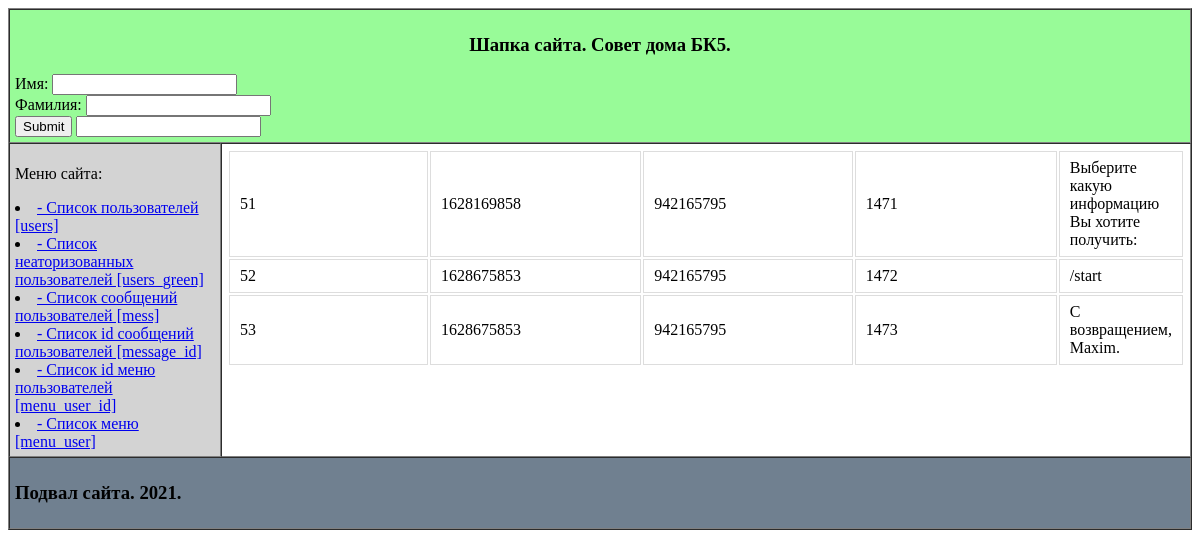
Page /message_id.php on the earlier database version.
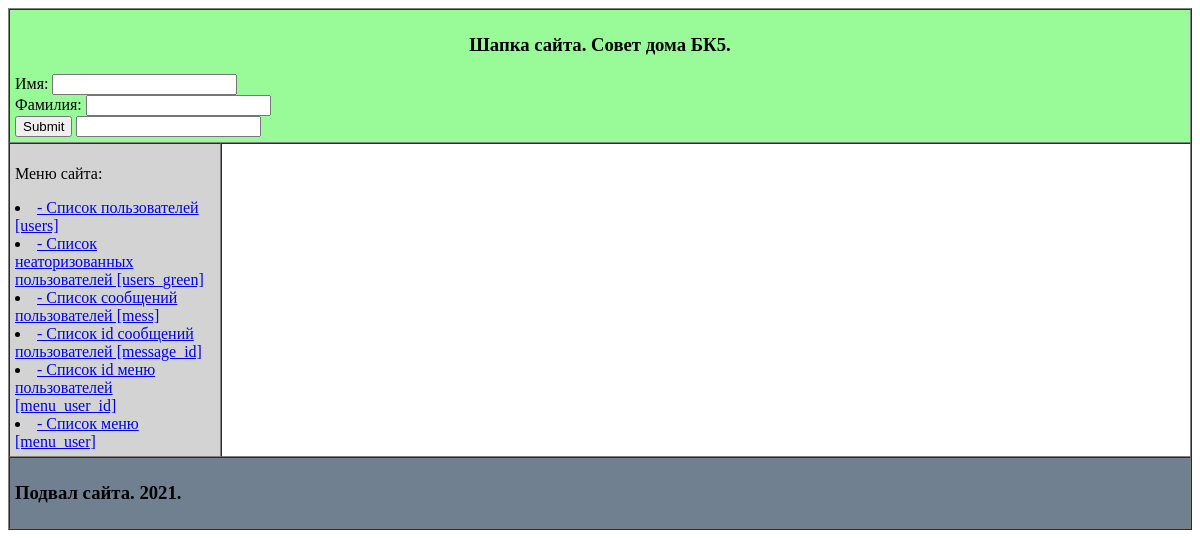
Same page on the later database version.
### tables this page shows
CREATE TABLE message_id (                         id_n INTEGER PRIMARY KEY AUTOINCREMENT,                        date TEXT,                        user_id TEXT,                        mess_id TEXT,                        text TEXT);

### www/message_id.php (the view, shortened to what this page needs)
<!DOCTYPE html PUBLIC "-//W3C//DTD XHTML 1.0 Transitional//EN"
  "http://www.w3.org/TR/xhtml1/DTD/xhtml1-transitional.dtd">
<html xmlns="http://www.w3.org/1999/xhtml">
 <head>
 </head>
 <body>
  <table border="1" width="100%" height="100%" cellspacing="0" cellpadding="5" align="center">
	<tr>
		<td heght="120" colspan="3" bgcolor="#98FB98">
			<?php
			require('top.inc');
			?>
		</td>
	</tr>
	<tr>
		<td width="200" valign="top" bgcolor="#D3D3D3">
			<?php
			require('left-menu.inc');
			?>
		</td>
		<td valign="top">
			<?php
			$db = new SQLite3('/home/pi/telegramm/db/database_id.db');
			$sql = "SELECT * FROM message_id";
			$result = $db->query($sql);
			$array = array();
			while($data = $result->fetchArray(SQLITE3_ASSOC))
			{
				$array[] = $data;
			}
			?>
			<table class="city_list">
			  <?php foreach ($array as $items): ?>
			<tr>
			  <?php foreach ($items as $row): ?>
			<td>
			  <?php echo $row; ?></td>
			  <?php endforeach; ?>
			</tr>
			  <?php endforeach; ?>
			</table>
		</td>
	</tr>
	<tr>
		<td heght="120" colspan="3" bgcolor="#708090">
			<?php
			require('buttom.inc');
			?>
		</td>
	</tr>
  </table>
 </body>
</html>

### www/top.inc
<h3 align="center"> Шапка сайта. Совет дома БК5. </h3>
<form action="index.php" method="get">
Имя: <input type="text" name="firstName"><br>
Фамилия: <input type="text" name="lastName"><br>
<input type="submit">
<input type="Очистить">
</form>

### www/left-menu.inc
<p>Меню сайта:</p>
<li<?=$cur1?>><a href="user-id.php"> - Список пользователей  [users]</a></li>
<li<?=$cur2?>><a href="user-green-id.php"> - Список неаторизованных пользователей  [users_green]</a></li>
<li<?=$cur2?>><a href="message_db.php"> - Список сообщений пользователей  [mess]</a></li>
<li<?=$cur2?>><a href="message_id.php"> - Список id сообщений пользователей  [message_id]</a></li>
<li<?=$cur2?>><a href="user_menu_id.php"> - Список id меню пользователей  [menu_user_id]</a></li>
<li<?=$cur2?>><a href="user_menu.php"> - Список меню  [menu_user]</a></li>

### www/buttom.inc
<h3 align="left"> Подвал сайта. 2021. </h3>

### www/message_id.php (style rules this page uses)
.city_list { width: 100%; }
.city_list td { width: 25%; border: 1px solid #ddd; padding: 7px 10px; }

Differences in the rows shown:
removed message_id: id_n "51", date "1628169858", user "942165795", mess "1471", text "Выберите какую информацию Вы хотите получить:"
removed message_id: id_n "52", date "1628675853", user "942165795", mess "1472", text "/start"
removed message_id: id_n "53", date "1628675853", user "942165795", mess "1473", text "С возвращением, Maxim."
